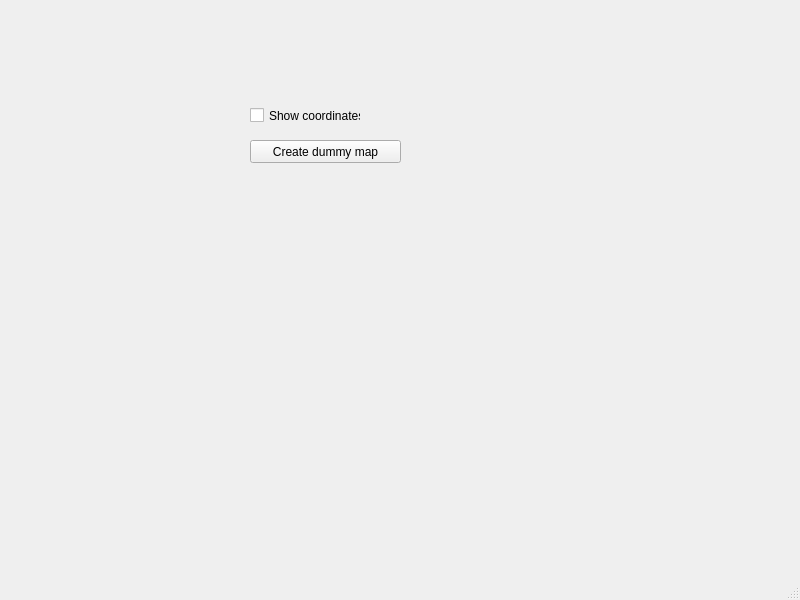
<?xml version="1.0" encoding="UTF-8"?>
<ui version="4.0">
 <class>MainWindow</class>
 <widget class="QMainWindow" name="MainWindow">
  <property name="enabled">
   <bool>true</bool>
  </property>
  <property name="geometry">
   <rect>
    <x>0</x>
    <y>0</y>
    <width>800</width>
    <height>600</height>
   </rect>
  </property>
  <property name="windowTitle">
   <string>MainWindow</string>
  </property>
  <widget class="QWidget" name="centralwidget">
   <widget class="QLabel" name="canvas">
    <property name="geometry">
     <rect>
      <x>270</x>
      <y>210</y>
      <width>47</width>
      <height>13</height>
     </rect>
    </property>
    <property name="text">
     <string/>
    </property>
   </widget>
   <widget class="QCheckBox" name="coordinateBox">
    <property name="geometry">
     <rect>
      <x>250</x>
      <y>100</y>
      <width>111</width>
      <height>31</height>
     </rect>
    </property>
    <property name="text">
     <string>Show coordinates</string>
    </property>
   </widget>
   <widget class="QPushButton" name="dummyButton">
    <property name="geometry">
     <rect>
      <x>250</x>
      <y>140</y>
      <width>151</width>
      <height>23</height>
     </rect>
    </property>
    <property name="text">
     <string>Create dummy map</string>
    </property>
    <property name="default">
     <bool>false</bool>
    </property>
   </widget>
  </widget>
  <widget class="QMenuBar" name="menubar">
   <property name="geometry">
    <rect>
     <x>0</x>
     <y>0</y>
     <width>800</width>
     <height>21</height>
    </rect>
   </property>
  </widget>
  <widget class="QStatusBar" name="statusbar"/>
 </widget>
 <resources/>
 <connections/>
</ui>
